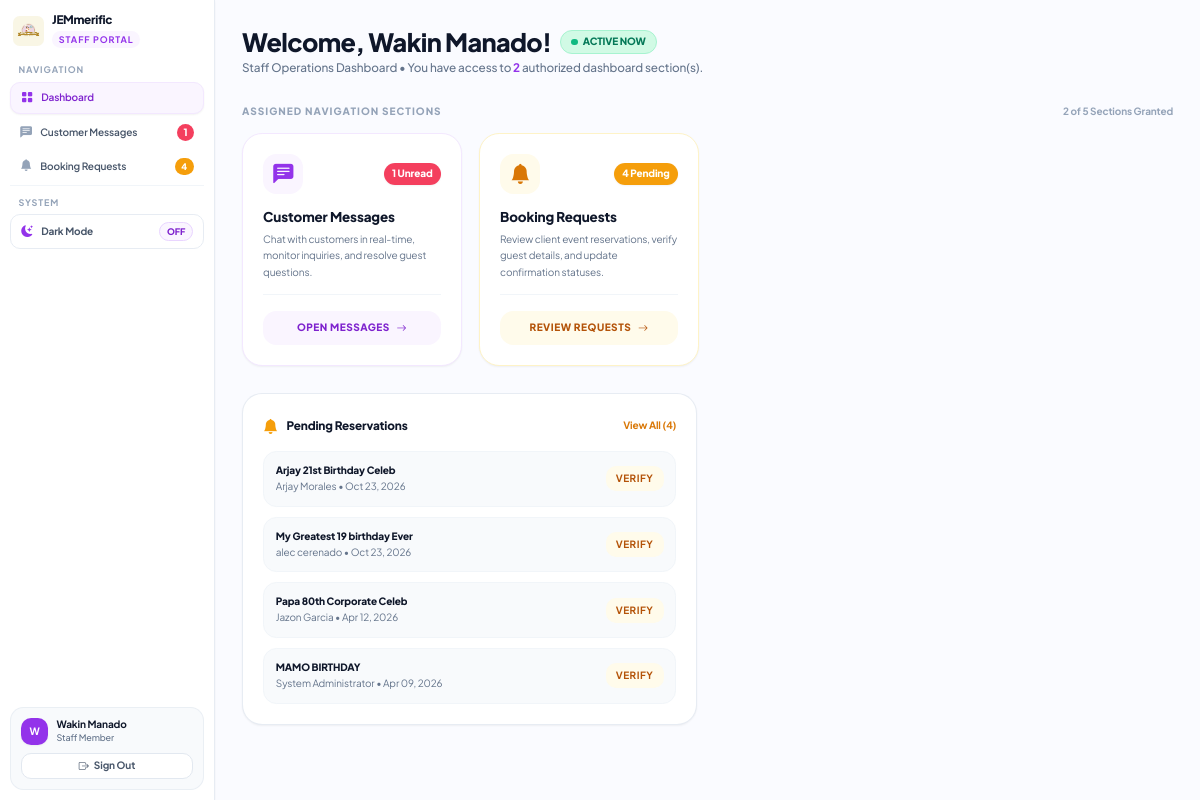
Page /staff_dashboard.php (signed in) on the committed database.
### tables this page shows
CREATE TABLE `users` (
  `user_id` int(11) NOT NULL,
  `full_name` varchar(100) NOT NULL,
  `email` varchar(100) NOT NULL,
  `phone` varchar(30) DEFAULT NULL,
  `password` varchar(255) NOT NULL,
  `plain_password` varchar(255) DEFAULT NULL,
  `role` varchar(50) DEFAULT 'client',
  `permissions` text DEFAULT NULL,
  `created_at` timestamp NOT NULL DEFAULT current_timestamp(),
  `last_active` datetime DEFAULT NULL,
  `is_online` tinyint(1) NOT NULL DEFAULT 0
);

CREATE TABLE `bookings` (
  `booking_id` int(11) NOT NULL,
  `user_id` int(11) DEFAULT NULL,
  `event_name` varchar(150) NOT NULL,
  `event_type` varchar(50) DEFAULT NULL,
  `event_date` date NOT NULL,
  `event_time` time NOT NULL,
  `event_end_time` time DEFAULT NULL,
  `venue_location` varchar(255) DEFAULT NULL,
  `venue_address` text NOT NULL,
  `pax_count` int(11) NOT NULL,
  `table_count` int(11) NOT NULL,
  `special_requests` text DEFAULT NULL,
  `venue_image` varchar(255) DEFAULT NULL,
  `ai_venue_analysis` text DEFAULT NULL,
  `ai_conceptual_image` varchar(255) DEFAULT NULL,
  `layout_approval_status` varchar(40) NOT NULL DEFAULT 'none',
  `layout_generated_by` varchar(100) DEFAULT NULL,
  `layout_generated_at` datetime DEFAULT NULL,
  `layout_approved_by` varchar(100) DEFAULT NULL,
  `layout_approved_at` datetime DEFAULT NULL,
  `layout_admin_notes` text DEFAULT NULL,
  `status` enum('pending','on_progress','confirmed','completed','cancelled') DEFAULT 'pending',
  `total_price` decimal(10,2) DEFAULT NULL,
  `payment_method` varchar(50) DEFAULT 'Cash',
  `created_at` timestamp NOT NULL DEFAULT current_timestamp(),
  `payment_status` enum('unpaid','partially_paid','fully_paid','refunded') DEFAULT 'unpaid',
  `reference_no` varchar(50) DEFAULT NULL,
  `total_amount` decimal(10,2) DEFAULT 0.00,
  `booking_status` enum('draft','confirmed','completed','cancelled') DEFAULT 'draft',
  `payment_proof` varchar(255) DEFAULT NULL,
  `admin_note` text DEFAULT NULL,
  `cancel_reason` text DEFAULT NULL,
  `refund_amount` decimal(10,2) DEFAULT 0.00,
  `admin_archived_chat` tinyint(1) DEFAULT 0
);

### includes/staff_helper.php (called while the page is built, shortened)
<?php
function get_staff_permissions($conn, $user_id = null) {
    $uid = intval($user_id);
    try {
        $stmt = $conn->prepare("SELECT permissions FROM users WHERE user_id = ? LIMIT 1");
        $stmt->bind_param("i", $uid);
        $stmt->execute();
        $res = $stmt->get_result();
        if ($row = $res->fetch_assoc()) {
            $perms = json_decode($row['permissions'] ?? '[]', true);
            return is_array($perms) ? $perms : [];
        }
    } catch (Throwable $t) {}
    return [];
}

### staff_dashboard.php (the view, shortened to what this page needs)
<?php
require_once 'includes/staff_helper.php';
$user_id   = $_SESSION['user_id'] ?? 0;
$staff_perms = get_staff_permissions($conn, $user_id);
$unread_msg_count = 0;
$pending_booking_count = 0;
if (in_array('customer_messages', $staff_perms)) {
    try {
        $m_res = $conn->query("SELECT COUNT(*) as total FROM messages WHERE (receiver_id = $user_id OR receiver_id = 1) AND is_read = 0");
        if ($m_res) $unread_msg_count = intval($m_res->fetch_assoc()['total'] ?? 0);
    } catch (Exception $e) {}
}
if (in_array('booking_requests', $staff_perms)) {
    try {
        $b_res = $conn->query("SELECT COUNT(*) as total FROM bookings WHERE status = 'pending'");
        if ($b_res) $pending_booking_count = intval($b_res->fetch_assoc()['total'] ?? 0);
    } catch (Exception $e) {}
}
$recent_bookings = null;
if (in_array('booking_requests', $staff_perms)) {
    $recent_bookings = $conn->query("
        SELECT b.booking_id, b.event_name, b.event_date, b.event_time, b.pax_count, b.status, b.total_amount,
               COALESCE(u.full_name, 'Client') as client_name, u.email as client_email
        FROM bookings b
        LEFT JOIN users u ON b.user_id = u.user_id
        WHERE b.status = 'pending'
        ORDER BY b.created_at DESC
        LIMIT 4
    ");
}
?>
<!DOCTYPE html>
<html lang="en">
<head>
    <script src="https://cdn.tailwindcss.com"></script>
    <link rel="stylesheet" href="https://cdn.jsdelivr.net/npm/bootstrap-icons@1.11.1/font/bootstrap-icons.css">
</head>
<body class="flex min-h-screen text-slate-800 antialiased">
    <?php require_once 'includes/admin_sidebar.php'; ?>
    <main class="flex-1 lg:ml-64 p-4 md:p-8 transition-all min-h-screen flex flex-col">
        <header class="flex flex-col md:flex-row justify-between items-start md:items-center gap-4 mb-8">
            <div class="flex items-center gap-3.5">
                <div>
                    <div class="flex items-center gap-2.5">
                        <h1 class="text-2xl sm:text-3xl font-black text-slate-900 dark:text-white tracking-tight">
                            Welcome, <?= htmlspecialchars($user_name) ?>!
                        </h1>
                        <span class="inline-flex items-center gap-1.5 px-3 py-1 rounded-full text-[10px] font-black uppercase bg-emerald-100 text-emerald-700 dark:bg-emerald-950/80 dark:text-emerald-300 border border-emerald-200 dark:border-emerald-800 shadow-2xs">
                            <span class="w-2 h-2 rounded-full bg-emerald-500 online-dot"></span>
                            Active Now
                        </span>
                    </div>
                    <p class="text-xs sm:text-sm text-slate-500 dark:text-slate-400 font-medium mt-1">
                        Staff Operations Dashboard • You have access to <span class="font-bold text-purple-600 dark:text-purple-400"><?= count($staff_perms) ?></span> authorized dashboard section(s).
                    </p>
                </div>
            </div>
        </header>
        <?php if (!empty($staff_perms)): ?>
            <div class="mb-8">
                <div class="flex items-center justify-between mb-4">
                    <h2 class="text-xs font-black uppercase tracking-widest text-slate-400">Assigned Navigation Sections</h2>
                    <span class="text-[10px] font-bold text-slate-400"><?= count($staff_perms) ?> of <?= count(STAFF_TASKS) ?> Sections Granted</span>
                </div>
                <div class="grid grid-cols-1 sm:grid-cols-2 lg:grid-cols-4 gap-5">
                    <?php if (in_array('customer_messages', $staff_perms)): ?>
                        <div class="action-card bg-white dark:bg-[#131b2e] rounded-3xl p-6 border border-purple-100 dark:border-purple-900/50 shadow-sm flex flex-col justify-between group">
                            <div>
                                <div class="flex items-center justify-between mb-4">
                                    <div class="w-12 h-12 rounded-2xl bg-purple-50 dark:bg-purple-950/70 text-purple-600 dark:text-purple-400 flex items-center justify-center text-2xl group-hover:scale-110 transition-transform">
                                        <i class="bi bi-chat-left-text-fill"></i>
                                    </div>
                                    <?php if ($unread_msg_count > 0): ?>
                                        <span class="px-2.5 py-1 rounded-full text-[10px] font-black bg-rose-500 text-white shadow-sm animate-pulse">
                                            <?= $unread_msg_count ?> Unread
                                        </span>
                                    <?php else: ?>
                                        <span class="px-2.5 py-0.5 rounded-full text-[9px] font-extrabold bg-purple-50 text-purple-700 dark:bg-purple-950 dark:text-purple-300">
                                            Active
                                        </span>
                                    <?php endif; ?>
                                </div>
                                <h3 class="text-base font-extrabold text-slate-900 dark:text-white">Customer Messages</h3>
                                <p class="text-xs text-slate-500 dark:text-slate-400 mt-1 leading-relaxed">
                                    Chat with customers in real-time, monitor inquiries, and resolve guest questions.
                                </p>
                            </div>
                            <div class="pt-5 mt-4 border-t border-slate-100 dark:border-slate-800">
                                <a href="admin_messages.php" class="w-full flex items-center justify-center gap-2 py-3 rounded-2xl bg-purple-50 hover:bg-purple-600 dark:bg-purple-950/60 dark:hover:bg-purple-600 text-purple-700 hover:text-white dark:text-purple-300 dark:hover:text-white font-extrabold text-xs uppercase tracking-wider transition-all shadow-2xs">
                                    <span>Open Messages</span>
                                    <i class="bi bi-arrow-right"></i>
                                </a>
                            </div>
                        </div>
                    <?php endif; ?>
                    <?php if (in_array('booking_requests', $staff_perms)): ?>
                        <div class="action-card bg-white dark:bg-[#131b2e] rounded-3xl p-6 border border-amber-100 dark:border-amber-900/50 shadow-sm flex flex-col justify-between group">
                            <div>
                                <div class="flex items-center justify-between mb-4">
                                    <div class="w-12 h-12 rounded-2xl bg-amber-50 dark:bg-amber-950/70 text-amber-600 dark:text-amber-400 flex items-center justify-center text-2xl group-hover:scale-110 transition-transform">
                                        <i class="bi bi-bell-fill"></i>
                                    </div>
                                    <?php if ($pending_booking_count > 0): ?>
                                        <span class="px-2.5 py-1 rounded-full text-[10px] font-black bg-amber-500 text-white shadow-sm">
                                            <?= $pending_booking_count ?> Pending
                                        </span>
                                    <?php else: ?>
                                        <span class="px-2.5 py-0.5 rounded-full text-[9px] font-extrabold bg-emerald-50 text-emerald-700 dark:bg-emerald-950 dark:text-emerald-300">
                                            All Clear
                                        </span>
                                    <?php endif; ?>
                                </div>
                                <h3 class="text-base font-extrabold text-slate-900 dark:text-white">Booking Requests</h3>
                                <p class="text-xs text-slate-500 dark:text-slate-400 mt-1 leading-relaxed">
                                    Review client event reservations, verify guest details, and update confirmation statuses.
                                </p>
                            </div>
                            <div class="pt-5 mt-4 border-t border-slate-100 dark:border-slate-800">
                                <a href="admin_requests.php" class="w-full flex items-center justify-center gap-2 py-3 rounded-2xl bg-amber-50 hover:bg-amber-600 dark:bg-amber-950/60 dark:hover:bg-amber-600 text-amber-700 hover:text-white dark:text-amber-300 dark:hover:text-white font-extrabold text-xs uppercase tracking-wider transition-all shadow-2xs">
                                    <span>Review Requests</span>
                                    <i class="bi bi-arrow-right"></i>
                                </a>
                            </div>
                        </div>
                    <?php endif; ?>
                </div>
            </div>
        <?php endif; ?>
        <div class="grid grid-cols-1 lg:grid-cols-2 gap-6">
            <?php if (in_array('booking_requests', $staff_perms) && $recent_bookings): ?>
                <div class="bg-white dark:bg-[#131b2e] rounded-3xl p-6 border border-slate-200/80 dark:border-slate-800 shadow-sm flex flex-col justify-between">
                    <div>
                        <div class="flex items-center justify-between mb-4">
                            <div class="flex items-center gap-2.5">
                                <i class="bi bi-bell-fill text-amber-500 text-lg"></i>
                                <h3 class="text-sm font-extrabold text-slate-900 dark:text-white">Pending Reservations</h3>
                            </div>
                            <a href="admin_requests.php" class="text-xs font-bold text-amber-600 dark:text-amber-400 hover:underline">
                                View All (<?= $pending_booking_count ?>)
                            </a>
                        </div>
                        <?php if ($recent_bookings->num_rows > 0): ?>
                            <div class="space-y-3">
                                <?php while ($bk = $recent_bookings->fetch_assoc()): ?>
                                    <div class="p-3.5 rounded-2xl bg-slate-50 dark:bg-slate-800/60 border border-slate-100 dark:border-slate-700 flex items-center justify-between gap-3">
                                        <div class="overflow-hidden">
                                            <p class="font-extrabold text-slate-900 dark:text-white text-xs truncate"><?= htmlspecialchars($bk['event_name']) ?></p>
                                            <p class="text-[10px] text-slate-500 dark:text-slate-400 mt-0.5"><?= htmlspecialchars($bk['client_name']) ?> • <?= date('M d, Y', strtotime($bk['event_date'])) ?></p>
                                        </div>
                                        <a href="view_booking.php?id=<?= $bk['booking_id'] ?>" class="px-3 py-1.5 rounded-xl bg-amber-50 text-amber-700 dark:bg-amber-950 dark:text-amber-300 text-[10px] font-bold uppercase tracking-wider hover:bg-amber-100 transition shrink-0">
                                            Verify
                                        </a>
                                    </div>
                                <?php endwhile; ?>
                            </div>
                        <?php endif; ?>
                    </div>
                </div>
            <?php endif; ?>
        </div>
    </main>
</body>
</html>

### staff_dashboard.php (style rules this page uses)
body { font-family: 'Plus Jakarta Sans', sans-serif; letter-spacing: -0.01em; background-color: #FAFBFF; }
.action-card { transition: all 0.3s cubic-bezier(0.4, 0, 0.2, 1); }
.online-dot { animation: pulseGlow 2s infinite ease-in-out; }

### includes/admin_sidebar.php (style rules this page uses)
@media (min-width: 1024px) { html { font-size: 84%; } }

### rows in the picture
users: permissions "2"
bookings: event_name "Arjay 21st Birthday Celeb", client_name "Arjay Morales", event_date "Oct 23, 2026"
bookings: event_name "My Greatest 19 birthday Ever", client_name "alec cerenado", event_date "Oct 23, 2026"
bookings: event_name "Papa 80th Corporate Celeb", client_name "Jazon Garcia", event_date "Apr 12, 2026"
bookings: event_name "MAMO BIRTHDAY", client_name "System Administrator", event_date "Apr 09, 2026"

### other values in the picture
$adm_unread_msg_count "1"
$adm_pending_count "4"
substr($user_name, 0, 1) "W"
$user_name "Wakin Manado"
count(STAFF_TASKS) "5"
$unread_msg_count "1"
$pending_booking_count "4"
